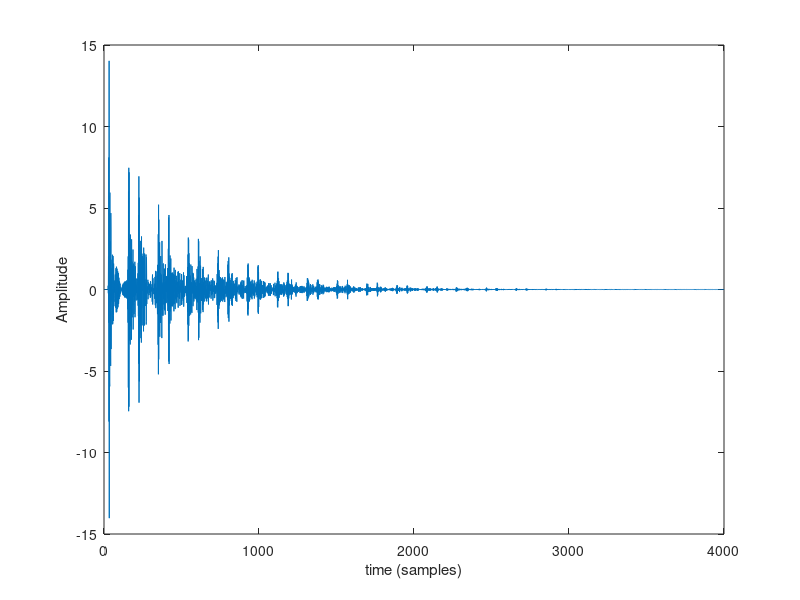
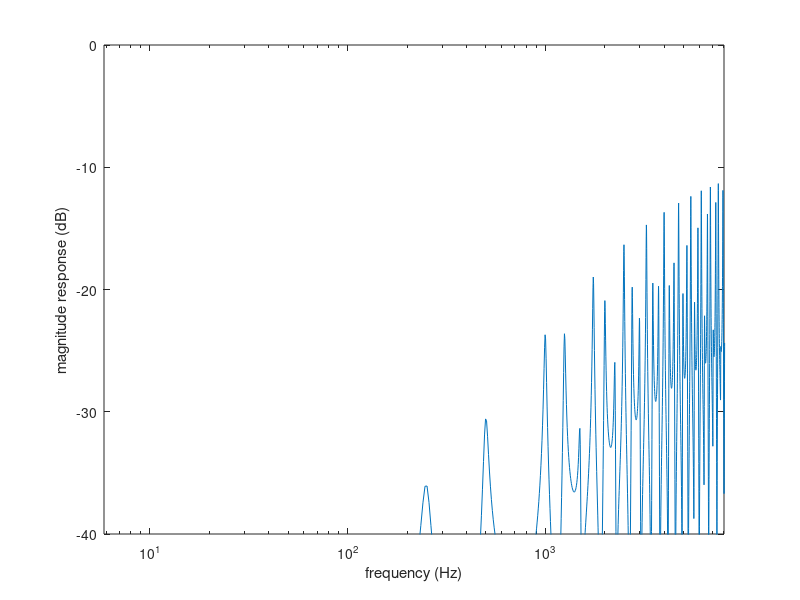

The MATLAB source for these figures, in order: (Note: this script raises an error after producing the figures.)
% 2D membrane Absorbing
% Note Courant Lambda value = sqrt(0.5)
% DTM (10/2020)

% MESH DEFINITION

sr = 48000;      % sample rate of system/mesh

Nx = 66;       % number of grid points in x direction
Ny = 5;       % number of grid points in y direction
Ns = 4000;      % number of samples

Inx = 44;       % Define an excitation point
Iny = 2;       

Outx = 66;      % Define an output point
Outy = 3;

% INITIALISE VARIABLES

% Initialise matrices used to store values at t+1, t, and t-1
p = zeros(Nx,Ny);       % p(t+1) at new time instant
p1 = zeros(Nx,Ny);      % p(t) at current time instant
p2 = zeros(Nx,Ny);      % p(t-1) at previous time instant

% Initialise an array to capture output at a single point
out = zeros(1, Ns);

% SET EXCITATION

% First define a 9x9 point region in the centre of the mesh
Ne = 1;
xe = (Inx - Ne):(Inx + Ne);
ye = (Iny - Ne):(Iny + Ne);

% Define a hanning window function, with an amplitude of 5.0 and a window
% size of 9 sample points - this is essenitally a smoothed impulse.
sh =  5 * hanning(Ne * 2 + 1);
% Transform this into a 2D function/shape
shape = sh * sh';
% Load the shape into the centre of the mesh at current timestep (t) 
p1(xe,ye) = shape;
% Let the mesh at the previous timestep, t-1 have the same shape.
p2 = p1;

% MESH ANIMATION

% Draw the mesh at this starting point, t=0
% figure(1);
% clf;
% surf(p1);
% axis off;
% axis equal;
% shading interp;
% colormap(copper);
% V =  [1 100 1 100 -25 25];
% axis(V);
% pause; %You need to hit a key on the keyboard to start the animation.

g = 0.01;    % This quantity that controls the boundary absorption 
rt2 = sqrt(2.0);

% Coefficients used in the absorbing boundary equations

a0 = rt2/(rt2 + g);
a1 = 1/(2.0 + (rt2*g)); 
a2 = (g - rt2)/(g+rt2);

% MAIN LOOP
for n=1:Ns
    % finite difference equation
    
    for l = 1:Nx                              
        for m = 1:Ny   
            if (l == 1) && (m == 1)          % Bottom Left Corner  
                p(l, m) = 0;
            elseif (l == Nx) && (m == 1)     % Bottom Right Corner
                p(l,m) = 0;
            elseif (l == 1) && (m == Ny)     % Bottom Right Corner
                p(l,m) = 0;
            elseif (l == Nx) && (m == Ny)     % Bottom Right Corner
                p(l,m) = 0;
            elseif (l == 1) && (m ~= Ny) && (m ~= 1)             % Left Boundary
                p(l, m) = a0 * p1(l + 1, m) + a1 * (p1(l, m + 1) + p1(l, m - 1))+ a2 * p2(l, m);
            elseif (l == Nx) && (m ~= Ny) && (m ~= 1)            % Right Boundary
                p(l, m) = a0 * p1(l-1, m) + a1 * (p1(l, m+1) + p1(l, m-1))+ a2 * p2(l, m);
            elseif (m == 1) && (l ~= Nx) && (l ~= 1)             % Bottom Boundary
                p(l, m) = a0*p1(l, m + 1) + a1*(p1(l + 1, m) + p1(l - 1, m))+ a2*p2(l, m);
            elseif (m == Ny) && (l ~= Nx) && (l ~= 1)            % Top Boundary
                p(l, m) = a0 * p1(l, m-1) + a1 * (p1(l+1, m) + p1(l-1, m))+ a2 * p2(l, m);
            elseif (m ~= 1) && (m ~= Ny) && (l ~= 1) && (l ~= Nx) 
                 p(l, m) = ((1 / 2) * (p1(l + 1, m) + p1(l - 1, m) + p1(l, m + 1) + p1(l, m - 1))) - p2(l, m);
            end
        end
    end
    out(n) = p(Outx, Outy);
    % update mesh history
    p2 = p1;
    p1 = p;
    
    % update plot
%     surf(p);
%     axis off;
%     axis equal;
%     axis(V);
%     shading interp;
%     pause(0.00001);

end

% Plot time domain response of output point
figure(2);
clf;
plot(out);
xlabel('time (samples)');
ylabel('Amplitude');

fftSize = 8192;
f = (0:fftSize-1)*(sr/fftSize);

% Plot frequency domain response of output point
figure(3);
clf;
semilogx(f, 20 * log10(abs(fft(out, fftSize)) / max(abs(fft(out, fftSize)))));
axis([0 8000 -40 0]);
xlabel('frequency (Hz)');
ylabel('magnitude response (dB)');

h = fir1(20, 0.25);
lpf_out = filter(h, 1, out);
sound(lpf_out, sr, 16);

[inputSig, inputFs] = audioread("drums.wav");

convolved = conv(inputSig, lpf_out);

figure(4);
plot(convolved);

sound(convolved, inputFs);
% pause(length(convolved) / Fs);
% sound(inputSig, inputFs);


